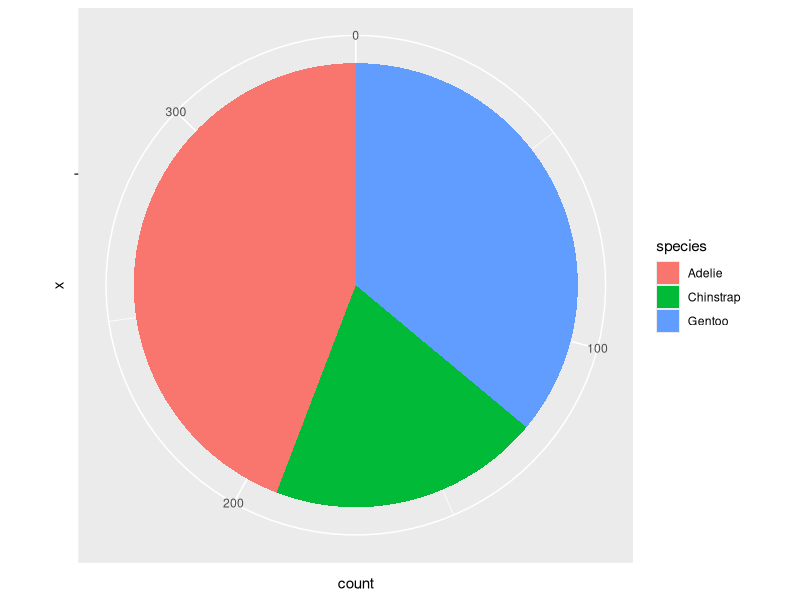

Write the R code that produced this figure.

            library(ggplot2)
            library(palmerpenguins)
            built_answer <- tryCatch(
                {
                    set.seed(42)
                    ggplot(penguins, aes(x = "", fill = species)) + geom_bar() + coord_polar(theta = "y")
                    suppressWarnings(
                        if (!file.exists("/sandbox/figures/species_count_pie_coord_polar_answer.png")) {
                            ggsave(
                                width = 3,
                                height = 3,
                                "/sandbox/figures/species_count_pie_coord_polar_answer.png"
                            )
                        }
                    )
                    suppressWarnings(
                        ggplot_build(last_plot())
                    )
                },
                error = function(e) {
                    'ERROR'
                }
            )
            built_submission <- tryCatch(
                {
                    set.seed(42)
                    ggplot(penguins, aes(x = "", y = species, fill = species)) +
  geom_bar(stat = "count", position = "stack") +
  coord_polar(theta = "y")
                    suppressWarnings(
                        ggsave(
                            width = 3,
                            height = 3,
                            "figures/species_count_pie_coord_polar_submission_qwen.png"
                        )
                    )
                    suppressWarnings(
                        ggplot_build(last_plot())
                    )
                },
                error = function(e) {
                    'ERROR'
                }
            )
            cat(isTRUE(all.equal(built_answer, built_submission)))
        
